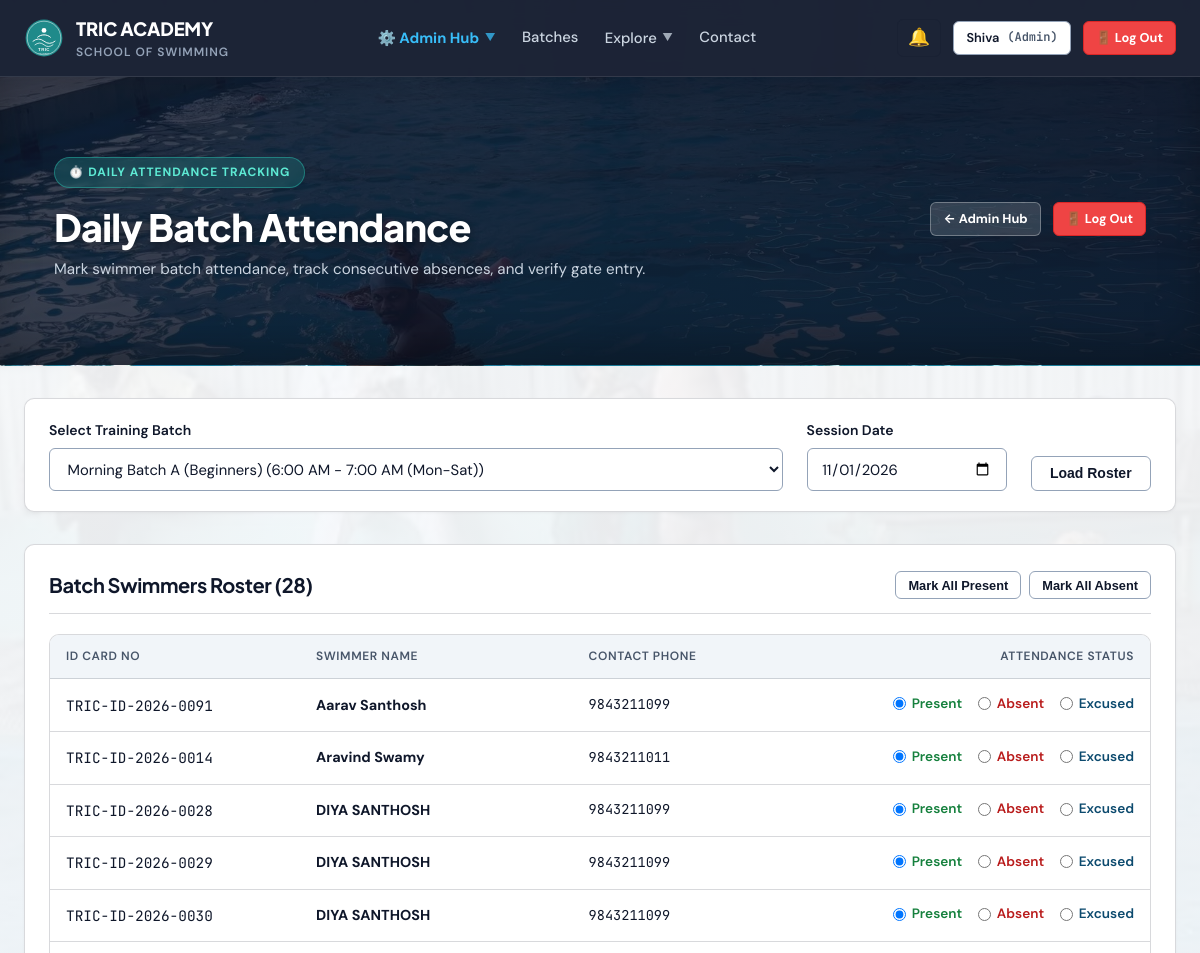
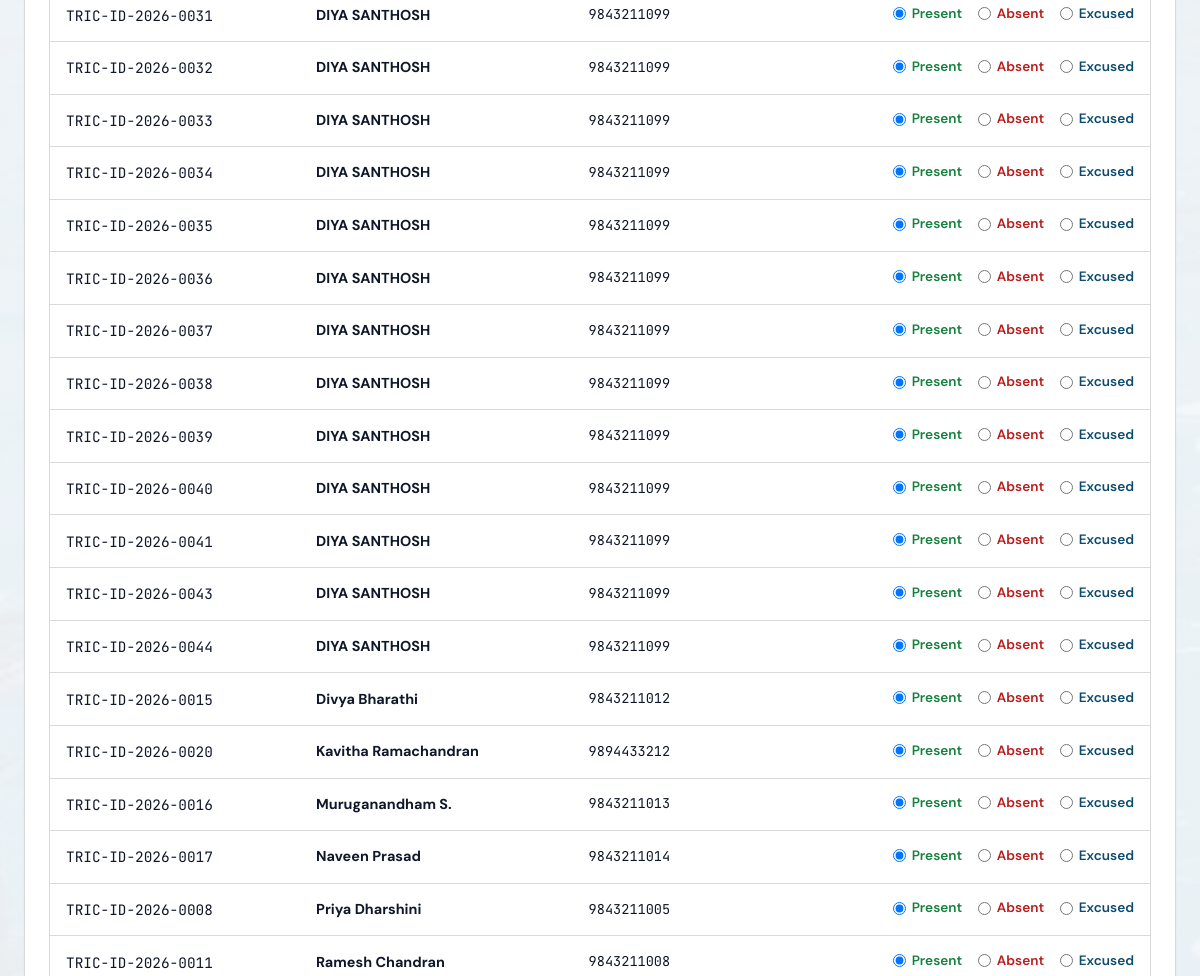
/attendance (signed in, upper part), run on an earlier commit of the app's database (2 pictures, top to bottom).
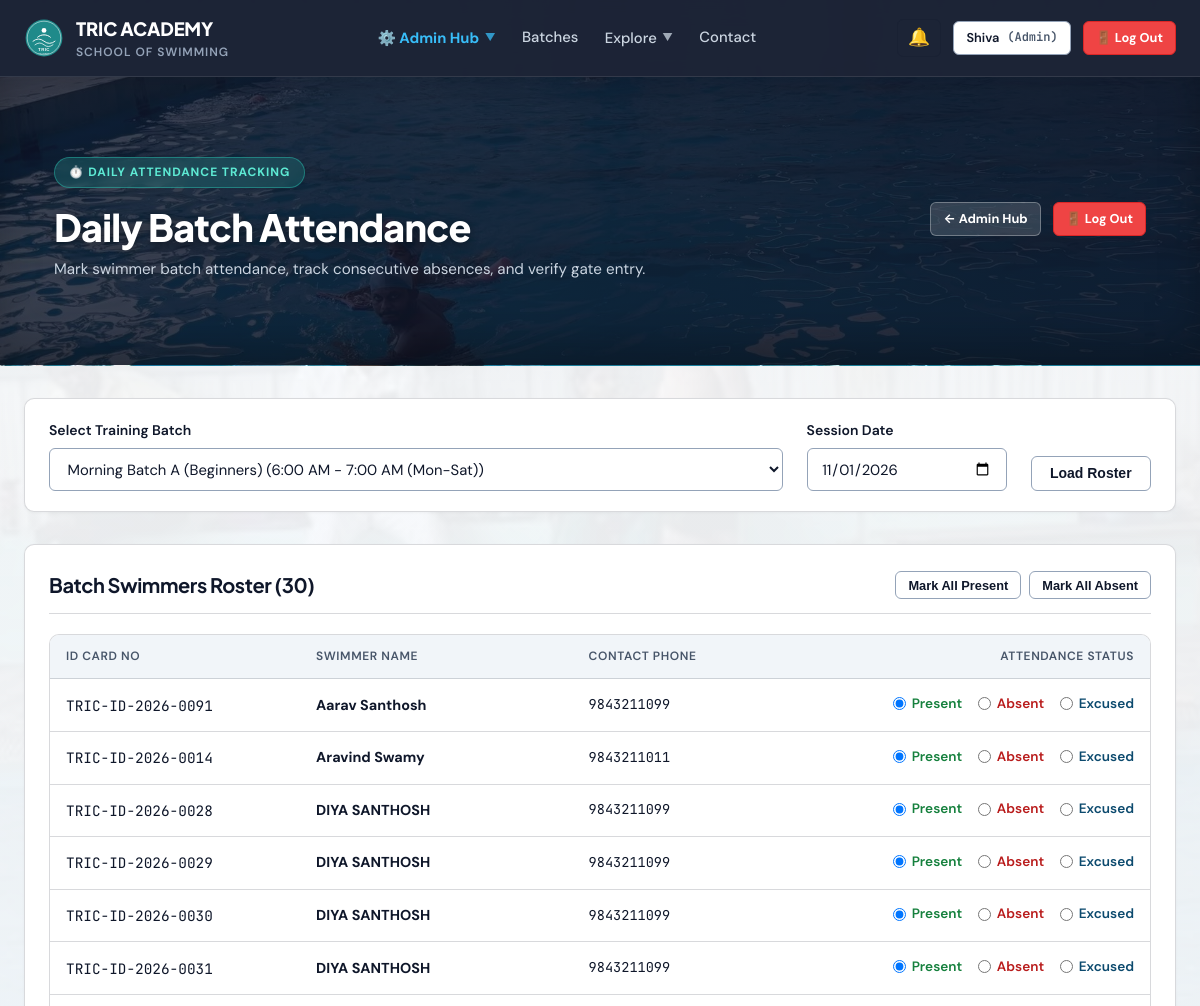
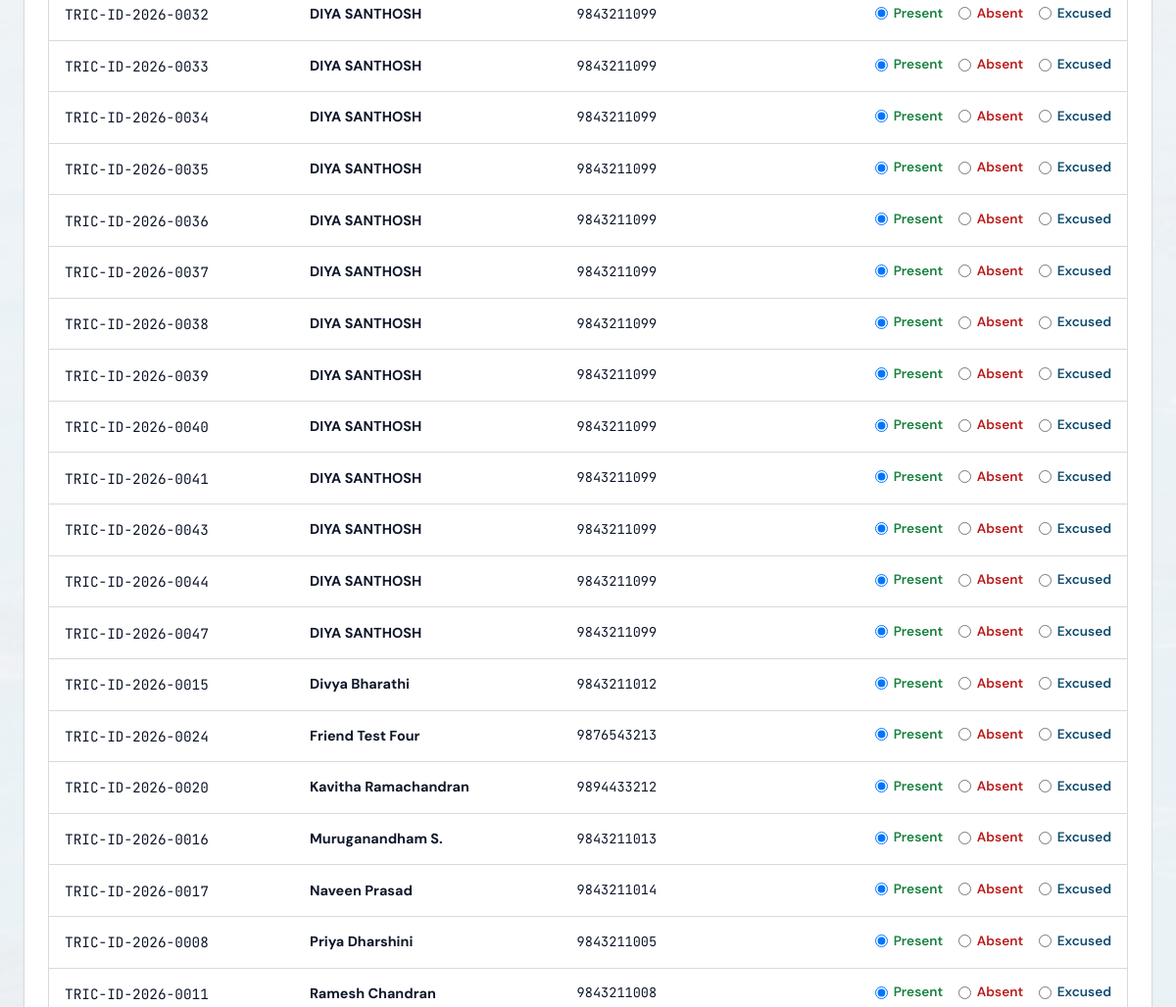
And on a later commit of the database (2 pictures, top to bottom).
### tables this page shows
CREATE TABLE office_use (
    id INTEGER PRIMARY KEY AUTOINCREMENT,
    user_id INTEGER UNIQUE NOT NULL,
    coach_recommendation TEXT,
    pass_type_issued TEXT,
    validity_start DATE,
    validity_end DATE,
    id_card_number TEXT,
    id_card_fee_paid INTEGER DEFAULT 0,
    documents_verified INTEGER DEFAULT 0,
    section_ic_signature TEXT,
    section_ic_date DATE,
    approved_by TEXT,
    approved_at DATETIME,
    FOREIGN KEY (user_id) REFERENCES users(id) ON DELETE CASCADE
);

CREATE TABLE "users" (
    id INTEGER PRIMARY KEY AUTOINCREMENT,
    app_no TEXT UNIQUE NOT NULL,
    role TEXT CHECK(role IN ('member', 'coach', 'admin')) NOT NULL DEFAULT 'member',
    status TEXT CHECK(status IN ('pending', 'approved', 'deactivated')) NOT NULL DEFAULT 'pending',
    name TEXT NOT NULL,
    email TEXT NOT NULL,
    phone TEXT NOT NULL,
    password_hash TEXT NOT NULL,
    dob DATE,
    age INTEGER,
    address TEXT,
    pincode TEXT,
    guardian_name TEXT,
    guardian_occupation TEXT,
    experience TEXT,
    pass_type_requested TEXT CHECK(pass_type_requested IN ('learn_to_swim', 'competition')) DEFAULT 'learn_to_swim',
    sponsored INTEGER DEFAULT 0,
    sponsor_cert_filename TEXT,
    photo_filename TEXT,
    health_declared INTEGER DEFAULT 0,
    rules_agreed INTEGER DEFAULT 0,
    signature_name TEXT,
    place TEXT,
    application_date DATE DEFAULT (DATE('now')),
    email_verified INTEGER DEFAULT 0,
    email_token TEXT,
    phone_verified INTEGER DEFAULT 0,
    mock_otp TEXT,
    reset_token TEXT,
    reset_token_expiry DATETIME,
    created_at DATETIME DEFAULT CURRENT_TIMESTAMP,
    rules_confirmed_at DATETIME,
    parent_id INTEGER REFERENCES users(id)
, dpdp_consent INTEGER DEFAULT 0);

### app.py (the view, shortened to what this page needs)
@app.route('/attendance', methods=['GET', 'POST'])
@login_required
def attendance_tool():
    user = get_current_user()
    db = get_db()
    batches = db.execute("SELECT * FROM batches ORDER BY id").fetchall()
    selected_batch_id = request.args.get('batch_id', type=int) or (batches[0]['id'] if batches else 1)
    selected_date_str = request.args.get('date', date.today().strftime('%Y-%m-%d'))
    roster = db.execute(
        """
        SELECT u.id, u.name, u.app_no, u.phone,
               o.id_card_number,
               a.status AS attendance_status
        FROM users u
        JOIN user_memberships m ON u.id = m.user_id AND m.is_active = 1
        LEFT JOIN office_use o ON u.id = o.user_id
        LEFT JOIN attendance a ON a.user_id = u.id AND a.batch_id = ? AND a.date = ?
        WHERE m.batch_id = ? AND u.status = 'approved'
        ORDER BY u.name
        """,
        (selected_batch_id, selected_date_str, selected_batch_id)
    ).fetchall()
    return render_template(
        'attendance.html',
        batches=batches,
        selected_batch_id=selected_batch_id,
        selected_date=selected_date_str,
        roster=roster
    )

### app.py (called while the page is built)
def get_db():
    if 'db' not in g:
        g.db = sqlite3.connect(DATABASE, timeout=30.0, detect_types=sqlite3.PARSE_DECLTYPES)
        g.db.row_factory = sqlite3.Row
        g.db.execute("PRAGMA busy_timeout = 30000")
        g.db.execute("PRAGMA journal_mode = WAL")
        g.db.execute("PRAGMA foreign_keys = ON")
    return g.db

def get_current_user():
    if session.get('logged_out'):
        return None
    uid = session.get('user_id')
    if not uid:
        return None
    db = get_db()
    user = db.execute(
        """
        SELECT u.*,
               m.id AS membership_id, m.plan_id, m.batch_id, m.start_date, m.end_date, m.is_active AS membership_active,
               b.name AS batch_name, b.is_competition,
               p.name AS plan_name, p.fee_amount
        FROM users u
        LEFT JOIN user_memberships m ON u.id = m.user_id AND m.is_active = 1
        LEFT JOIN batches b ON m.batch_id = b.id
        LEFT JOIN plans p ON m.plan_id = p.id
        WHERE u.id = ?
        """,
        (uid,)
    ).fetchone()
    return user

### templates/attendance.html (shortened to what the changed rows need)
{% extends "base.html" %}
{% block content %}
<div class="page-hero-banner">
  <div class="container" style="max-width: 1140px;">
    <div style="display: flex; justify-content: space-between; align-items: center; flex-wrap: wrap; gap: 1.5rem;">
      <div>
        <h1 style="color: #FFFFFF; margin: 0.25rem 0 0.5rem 0; font-size: clamp(1.75rem, 3.5vw, 2.35rem);">Daily Batch Attendance</h1>
      </div>
    </div>
  </div>
</div>
<div class="container" style="padding-top: 2rem; padding-bottom: 5rem;">
  <form method="POST">
    <div class="card">
      <div class="card-header">
        <h3 class="card-title">Batch Swimmers Roster ({{ roster|length }})</h3>
        <div style="display: flex; gap: 0.5rem;">
          <button type="button" class="btn btn-secondary btn-sm" onclick="markAll('present')">
          </button>
          <button type="button" class="btn btn-secondary btn-sm" onclick="markAll('absent')">
          </button>
        </div>
      </div>
      {% if roster %}
      <div class="table-container">
        <table class="data-table">
          <thead>
            <tr>
              <th>ID Card No</th>
              <th>Swimmer Name</th>
              <th>Contact Phone</th>
              <th style="text-align: right;">Attendance Status</th>
            </tr>
          </thead>
          <tbody>
            {% for r in roster %}
            <tr>
              <td class="font-mono">{{ r.id_card_number or 'PENDING' }}</td>
              <td style="font-weight: 700;">{{ r.name }}</td>
              <td class="font-mono" style="font-size: 0.85rem;">{{ r.phone }}</td>
              <td style="text-align: right;">
                <div style="display: inline-flex; gap: 1rem; align-items: center;">
                  <label style="cursor: pointer; display: inline-flex; align-items: center; gap: 0.35rem; font-size: 0.85rem; color: var(--success); font-weight: 600;">
                    <input type="radio" name="status_{{ r.id }}" value="present" class="status-radio-present"
                           {% if r.attendance_status == 'present' or not r.attendance_status %}checked{% endif %}>
                    Present
                  </label>
                  <label style="cursor: pointer; display: inline-flex; align-items: center; gap: 0.35rem; font-size: 0.85rem; color: var(--danger); font-weight: 600;">
                    <input type="radio" name="status_{{ r.id }}" value="absent" class="status-radio-absent"
                           {% if r.attendance_status == 'absent' %}checked{% endif %}>
                    Absent
                  </label>
                  <label style="cursor: pointer; display: inline-flex; align-items: center; gap: 0.35rem; font-size: 0.85rem; color: var(--brand-accent); font-weight: 600;">
                    <input type="radio" name="status_{{ r.id }}" value="excused" class="status-radio-excused"
                           {% if r.attendance_status == 'excused' %}checked{% endif %}>
                    Excused
                  </label>
                </div>
              </td>
            </tr>
            {% endfor %}
          </tbody>
        </table>
      </div>
      {% else %}
      <p style="text-align: center; color: var(--text-muted); padding: 3rem 0;">
        No active members assigned to this batch yet. Assign members from the Admin Hub.
      </p>
      {% endif %}
    </div>
  </form>
</div>
{% endblock %}

What changed in the data, as far as the page shows it:
added office_use: id_card_number "TRIC-ID-2026-0047", name "DIYA SANTHOSH", phone "9843211099", id "☑ Present", id "☐ Absent", id "☐ Excused"
now on this page (row edited): office_use: id_card_number "TRIC-ID-2026-0024", name "Friend Test Four", phone "9876543213", id "☑ Present", id "☐ Absent", id "☐ Excused"
Also different on the page:
{{ roster|length }}: "28" → "30"
